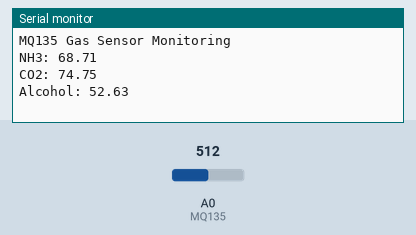
Simulated run of this sketch. Board: Arduino Uno, built with avr-gcc and run on an emulated ATmega328P. On the bench: the last lines printed to the serial monitor. The test bench sets the inputs (shaded band); at power-on: A0 (MQ135) = 512.

Above: at 3.2 s.
3.3 s: A0 (MQ135) set to 1023
At 12.1 s:
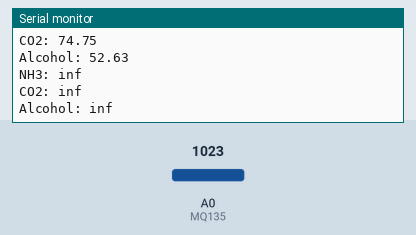
12.5 s: A0 (MQ135) set to 1022
At 20.9 s:
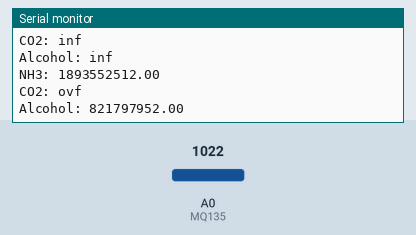

The sketch:

sketch_feb20a.ino
```cpp
#include <LiquidCrystal.h>
#include <math.h>
#define MQ135 A0
const int rs = 12, en = 11, d4 = 5, d5 = 4, d6 = 3, d7 = 2;
LiquidCrystal lcd(rs, en, d4, d5, d6, d7);
float R0 = 8.5;
float RL = 10.0;

void setup() {
  Serial.begin(9600);
  Serial.println("MQ135 Gas Sensor Monitoring");
  delay(2000);
}
void loop() {

  char out[16];
  char floatStr[16];

  int sensorValue = analogRead(MQ135);
  float voltage = sensorValue * (5.0 / 1023.0);
  float Rs = ((5.0 - voltage) / voltage) * RL;
  float ratio = Rs / R0;

  float CO2 = 116.602 * pow(ratio, -2.769);
  float NH3 = 102.2 * pow(ratio, -2.473);
  float Alcohol = 77.255 * pow(ratio, -2.391);

  Serial.print("NH3: ");
  Serial.println(NH3);

  Serial.print("CO2: ");
  Serial.println(CO2);

  Serial.print("Alcohol: ");
  Serial.println(Alcohol);

  lcd.setCursor(0, 0);
  dtostrf(CO2, 6, 2, floatStr);
  snprintf(out, 16, "CO2:%s ppm", floatStr);
  lcd.print(out);

  delay(3000);
  lcd.clear();

  lcd.setCursor(0, 0);
  dtostrf(NH3, 6, 2, floatStr);
  snprintf(out, 16, "NH3:%s ppm", floatStr);
  lcd.print(out);

  delay(3000);
  lcd.clear();

  lcd.setCursor(0, 0);
  dtostrf(Alcohol, 6, 2, floatStr);
  snprintf(out, 16, "ALC:%s ppm", floatStr);
  lcd.print(out);

  delay(3000);
  lcd.clear();
}
```

Measured:
- the behaviour switches between 1023 and 1022 on A0 (MQ135) (found by bisection; images 1 and 2)
- after the input at 3.3 s, the serial monitor: prints a new line after 7.7 s (image 1)
- after the input at 12.5 s, the serial monitor: prints a new line after 7.5 s (image 2)
